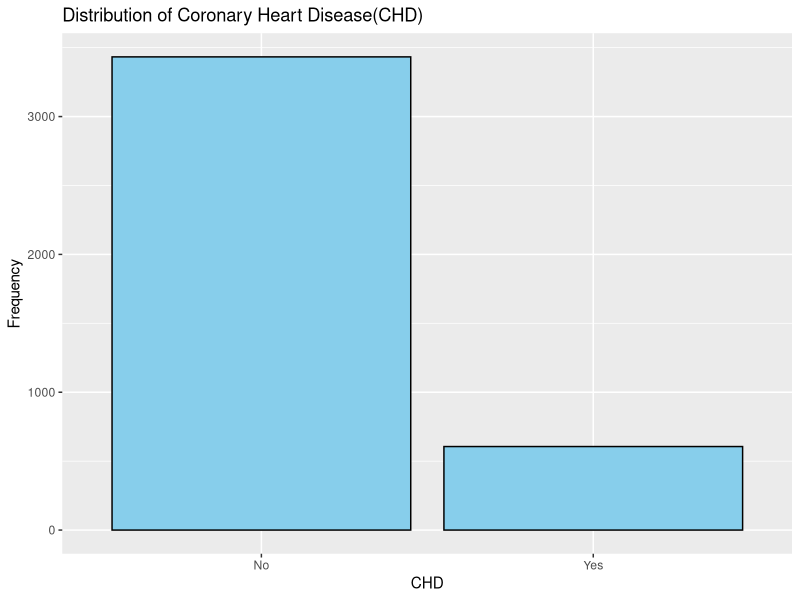
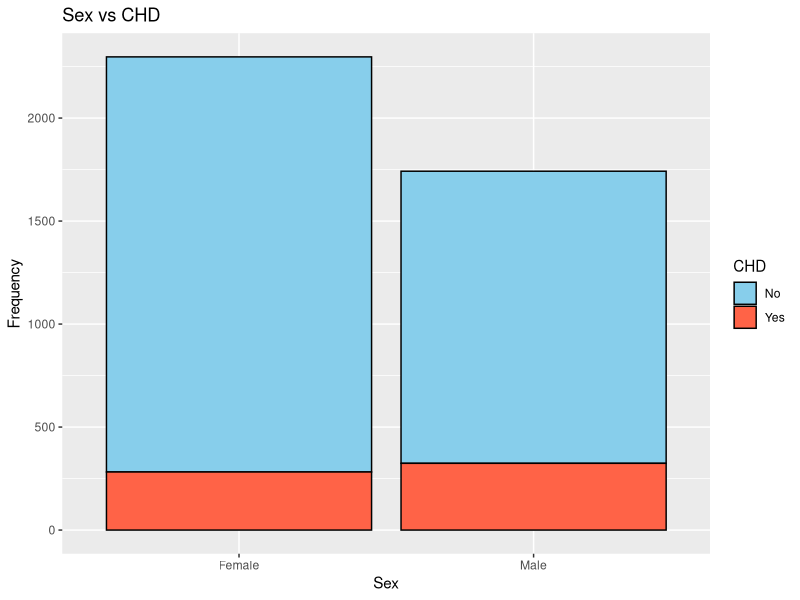
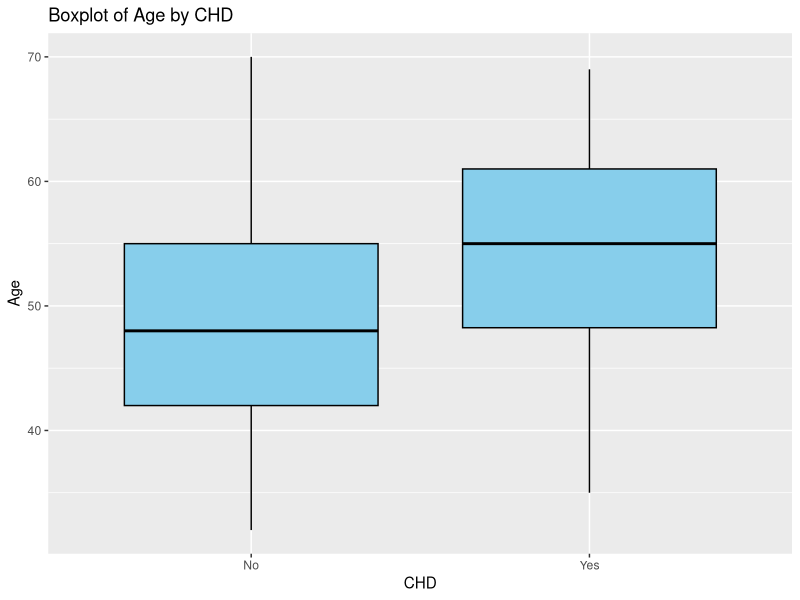
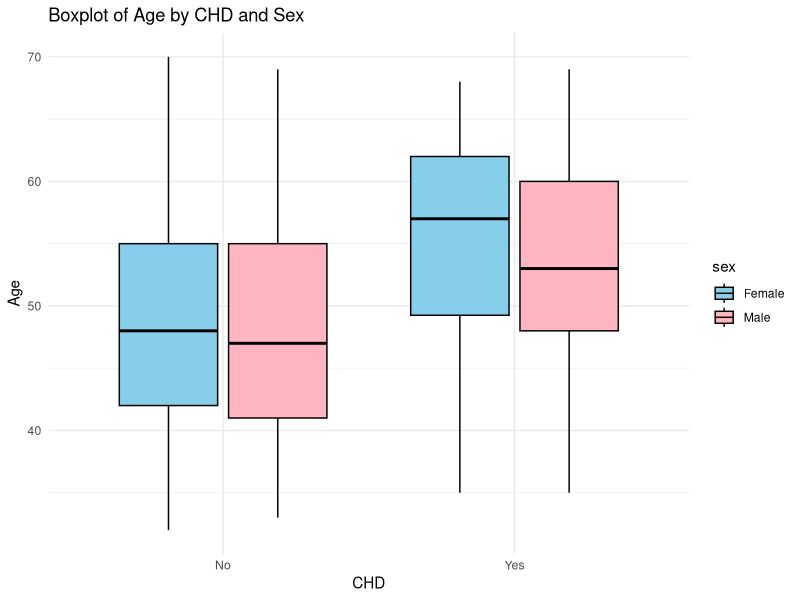
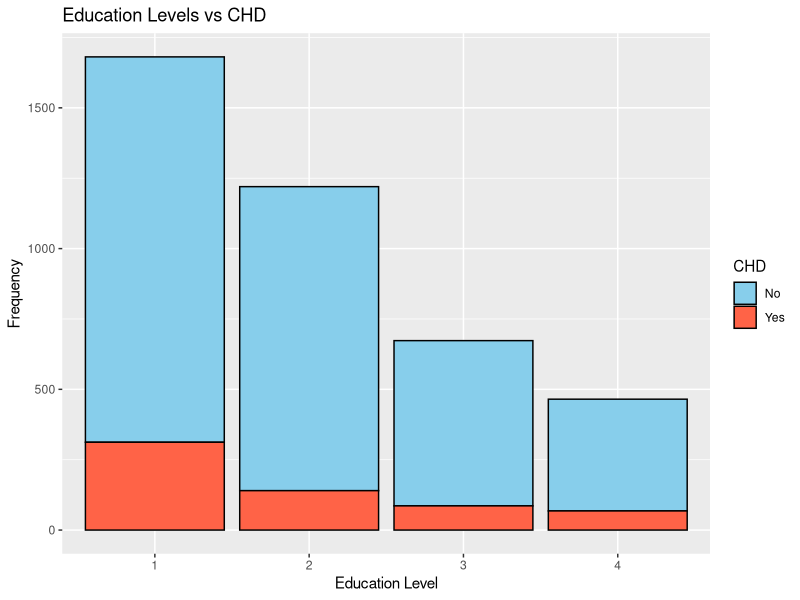
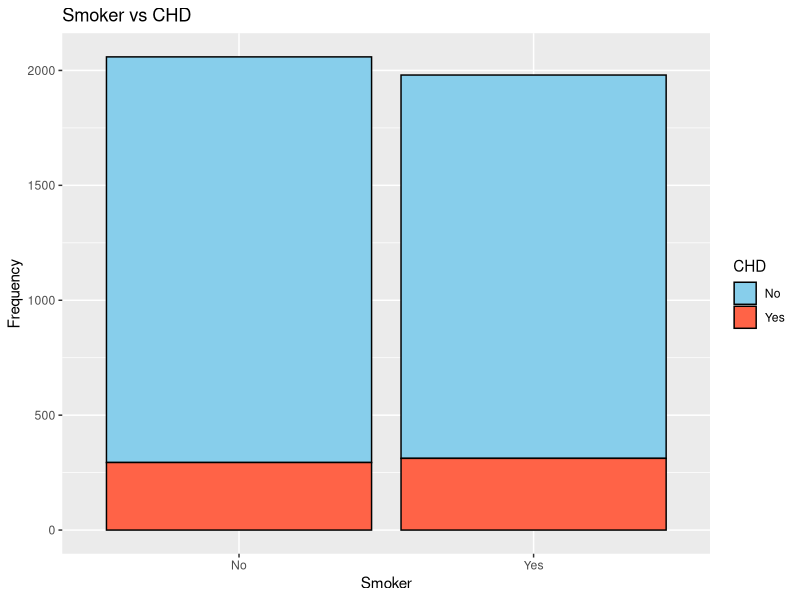
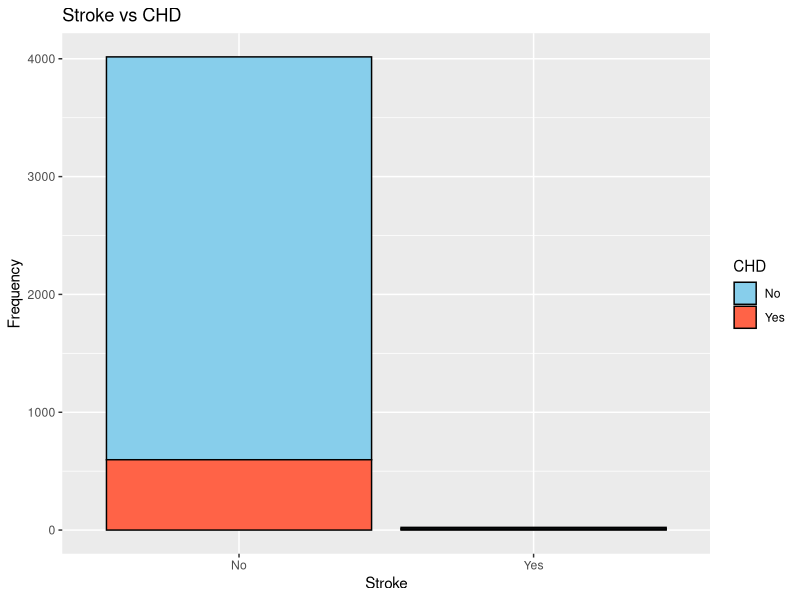
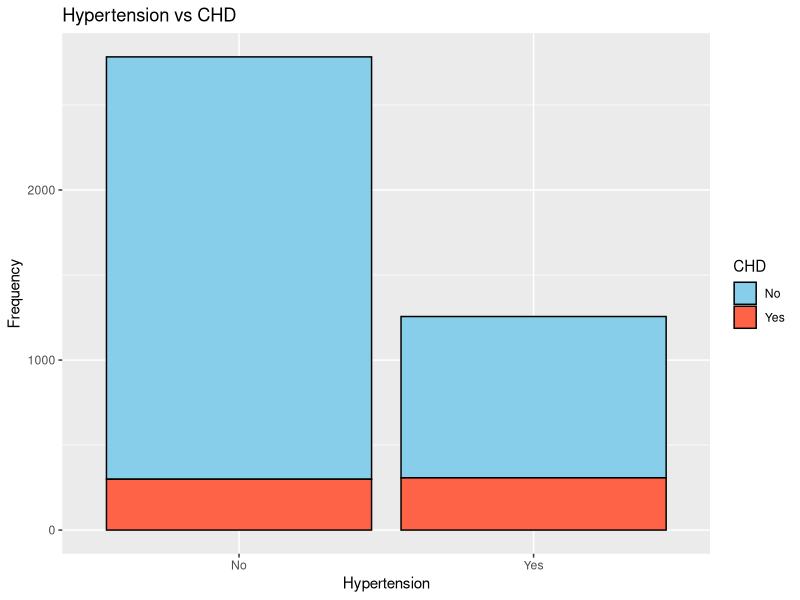

Write R code to recreate these figures, in order.
## ---- chunk 1
knitr::opts_chunk$set(warning=FALSE,
message=FALSE,
tidy.opts=list(width.cutoff = 80),
tidy = FALSE)
## ---- chunk 2
library(tidyverse)
if (!require(ROCR)) {
    install.packages(ROCR)
    library(ROCR)
}
## ---- chunk 3
#load the data set and view data
chd_df <- read_csv("chd.csv", show_col_types = FALSE)
data_size = dim(chd_df)
View(chd_df)
sprintf("Records: %d Features: %d", data_size[1], data_size[2])
## ---- chunk 4
#check missing values
check_missing_values <- function(data) {
  sprintf("#NaN values: %d", sum(is.na(data)))
  colSums(is.na(data))
}

check_missing_values(chd_df)
## ---- chunk 5
data_df <- na.omit(chd_df)
check_missing_values(data_df)
dim(data_df)
## ---- chunk 6
# convert categorical into factor
data_df$sex <- as.factor(data_df$sex)
data_df$smoker <- as.factor(data_df$smoker)
data_df$stroke <- as.factor(data_df$stroke)
data_df$HTN <- as.factor(data_df$HTN)
data_df$diabetes <- as.factor(data_df$diabetes)
data_df$HTN <- as.factor(data_df$HTN)
data_df$education <- as.factor(data_df$education)

# Convert CHD to a binary factor (0 = No CHD, 1 = CHD)
data_df$CHD <- as.factor(data_df$CHD)

#check structure again
str(data_df)
## ---- chunk 7
summary(data_df)
## ---- chunk 8
#check structure and compute Pearson's r correlation
str(data_df)
cor(dplyr::select(data_df, age, cpd, chol, DBP, BMI, HR))

## ---- chunk 9
ggplot(data = data_df, aes(x = CHD)) +
  geom_bar(fill="skyblue", color="black") +
  labs(title="Distribution of Coronary Heart Disease(CHD)", x = "CHD", y ="Frequency")

prop.table(table(data_df$CHD))
## ---- chunk 10
#our target variable is CHD, let's analyze it's relation with the other attributes
# proportion of chd between male and female
ggplot(data = data_df, aes(x = sex, fill = CHD)) + 
  geom_bar(color = "black") +
  labs(title = "Sex vs CHD",x = "Sex", y = "Frequency") +
  scale_fill_manual(values = c("No" = "skyblue", "Yes" = "tomato"))

prop.table(table(data_df$sex, data_df$CHD))
## ---- chunk 11
str(data_df)
## ---- chunk 12
# seems like on average those who got chd are older than those who don't 
ggplot(data = data_df, aes(x = CHD, y = age)) +
  geom_boxplot(fill = "skyblue", color = "black") +
  labs(title = "Boxplot of Age by CHD", x = "CHD", y = "Age")

ggplot(data = data_df, aes(x = CHD, y = age, fill = sex)) +
  geom_boxplot(color = "black") +
  labs(title = "Boxplot of Age by CHD and Sex", x = "CHD", y = "Age") +
  scale_fill_manual(values = c("skyblue", "lightpink")) + 
  theme_minimal()


ggplot(data = data_df, aes(x = education, fill = CHD)) + 
  geom_bar(color = "black") +
  labs(title = "Education Levels vs CHD",x = "Education Level", y = "Frequency") +
  scale_fill_manual(values = c("No" = "skyblue", "Yes" = "tomato"))

prop.table(table(data_df$education, data_df$CHD))

# smoking seems doesn't have an effect on getting chd based on the data
ggplot(data = data_df, aes(x = factor(smoker, levels = c(0, 1), labels = c("No", "Yes")), fill = CHD)) + 
  geom_bar(color = "black") +
  labs(title = "Smoker vs CHD",x = "Smoker", y = "Frequency") +
  scale_fill_manual(values = c("No" = "skyblue", "Yes" = "tomato"))

prop.table(table(data_df$smoker, data_df$CHD))

# stroke seems not an issue
ggplot(data = data_df, aes(x = factor(stroke, levels = c(0, 1), labels = c("No", "Yes")), fill = CHD)) + 
  geom_bar(color = "black") +
  labs(title = "Stroke vs CHD",x = "Stroke", y = "Frequency") +
  scale_fill_manual(values = c("No" = "skyblue", "Yes" = "tomato"))

prop.table(table(data_df$stroke, data_df$CHD))

#hypertension almost no effect
ggplot(data = data_df, aes(x = factor(HTN, levels = c(0, 1), labels = c("No", "Yes")), fill = CHD)) + 
  geom_bar(color = "black") +
  labs(title = "Hypertension vs CHD",x = "Hypertension", y = "Frequency") +
  scale_fill_manual(values = c("No" = "skyblue", "Yes" = "tomato"))

prop.table(table(data_df$HTN, data_df$CHD))
## ---- chunk 13
plot(pressure)
